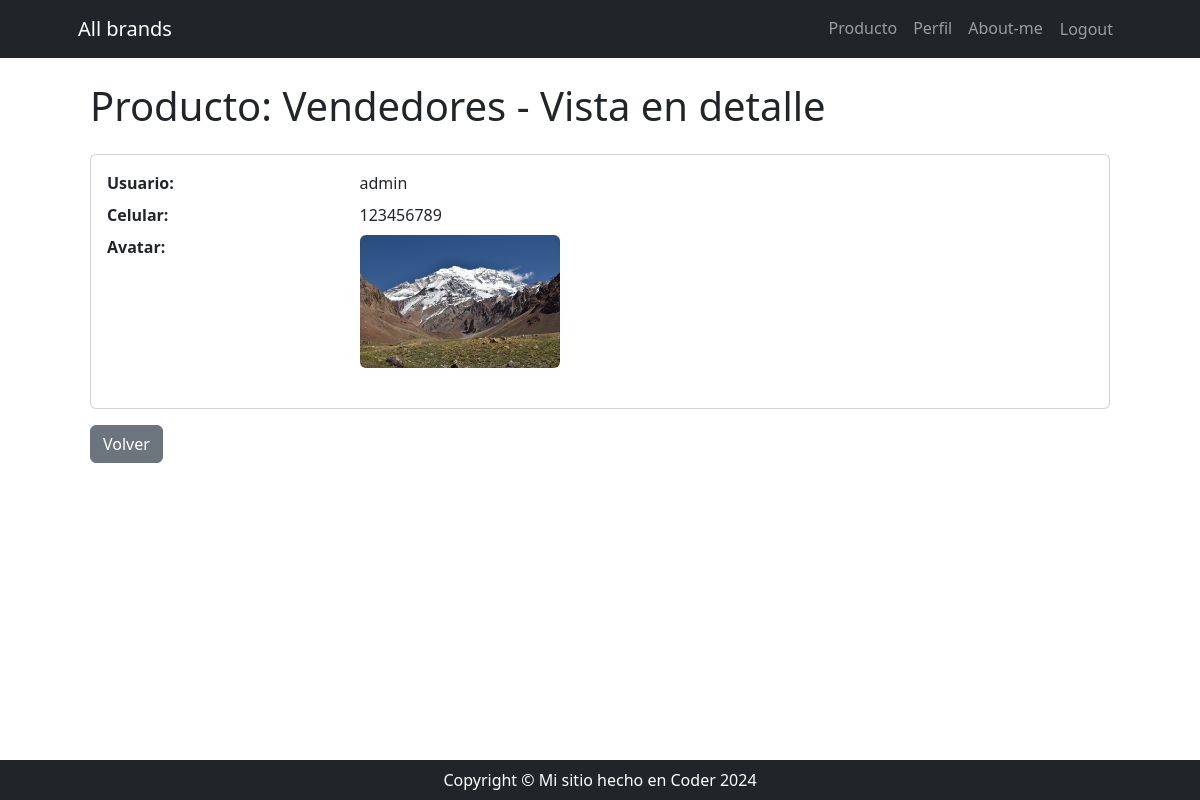
/producto/vendedor/detail/1 (signed in), run on the app's committed database.
### producto/models.py (models this page shows, shortened)
class Vendedor(models.Model):
    usuario = models.OneToOneField(User, on_delete=models.CASCADE, related_name='vendedor')
    celular = models.CharField(max_length=50)
    avatar = models.ImageField(upload_to='imagenes_perfil', blank=True, null=True)

### producto/views_models/vendedor.py (the view)
# urls.py: path('vendedor/detail/<int:pk>', vendedor.VendedorDetailView.as_view(), name='vendedor_detail'),
class VendedorDetailView(DetailView):
    model = Vendedor

### producto/templates/producto/vendedor_detail.html
{% extends 'core/base.html' %}
{% block content %}
    <div class="container mt-4">
        <h1 class="mb-4">Producto: Vendedores - Vista en detalle</h1>
        <div class="card">
            <div class="card-body">
                <dl class="row">
                    <dt class="col-sm-3">Usuario:</dt>
                    <dd class="col-sm-9">{{ object.usuario.username }}</dd>
                    <dt class="col-sm-3">Celular:</dt>
                    <dd class="col-sm-9">{{ object.celular }}</dd>
                    <dt class="col-sm-3">Avatar:</dt>
                    <dd class="col-sm-9">
                        {% if object.avatar %}
                            <img src="{{ object.avatar.url }}" alt="Avatar" class="img-fluid rounded" style="max-width: 200px;">
                        {% else %}
                            <em>Sin avatar</em>
                        {% endif %}
                    </dd>
                </dl>
            </div>
        </div>
        <div class="mt-3">
            <a href="{% url 'producto:vendedor_list' %}" class="btn btn-secondary">Volver</a>
        </div>
    </div>
{% endblock content %}

### data on the page
Vendedor: usuario.username "admin", celular "123456789", avatar (picture)
